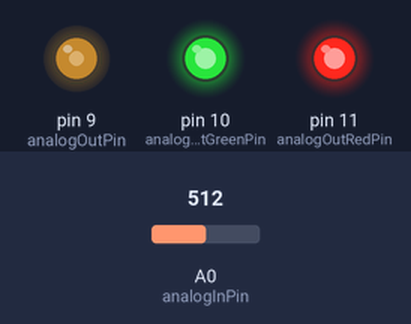
A sketch run on a simulated Arduino Uno, built with avr-gcc and run on an emulated ATmega328P. On the bench: output pins drawn as LEDs (lit = HIGH). The test bench sets the inputs (shaded band); at power-on: A0 (analogInPin) = 512.

Above: at 1.2 s.
1.3 s: A0 (analogInPin) set to 716
At 1.9 s:
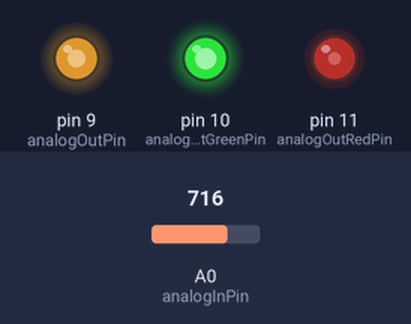
2.8 s: A0 (analogInPin) set to 900
At 4.3 s:
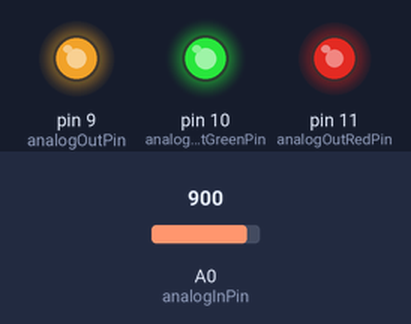
4.6 s: A0 (analogInPin) set to 889
At 4.77 s:
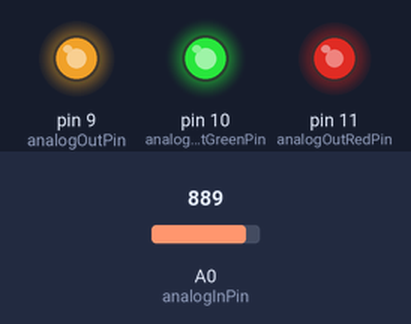
7.0 s: A0 (analogInPin) set to 511
At 8.5 s:
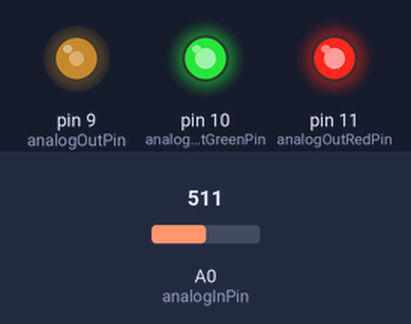
8.8 s: A0 (analogInPin) set to 493
At 8.97 s:
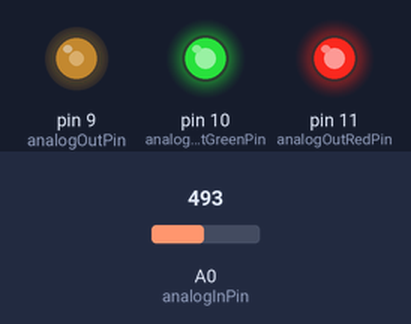
Timing chart, 0 to 11.8 s (numbered marks = the images above; inputs shaded):
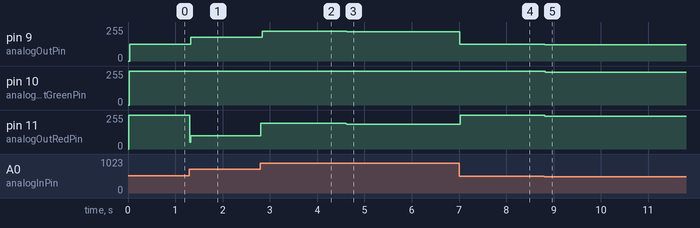

Measured:
- after the input at 1.3 s, pin 9 (analogOutPin): 127/255 → 178/255 at once; pin 10 (analogOutGreenPin): 254/255 → 255/255 at once; pin 11 (analogOutRedPin): 254/255 → 100/255 at once
- after the input at 2.8 s, pin 9 (analogOutPin): 178/255 → 224/255 at once; pin 11 (analogOutRedPin): 100/255 → 192/255 at once
- after the input at 4.6 s, pin 9 (analogOutPin): 224/255 → 221/255 at once; pin 11 (analogOutRedPin): 192/255 → 186/255 at once
- after the input at 7.0 s, pin 9 (analogOutPin): 221/255 → 127/255 at once; pin 10 (analogOutGreenPin): 255/255 → 254/255 at once; pin 11 (analogOutRedPin): 186/255 → 254/255 at once
- after the input at 8.8 s, pin 9 (analogOutPin): 127/255 → 122/255 at once; pin 10 (analogOutGreenPin), pin 11 (analogOutRedPin): 254/255 → 244/255 at once

The sketch:

Sound2Color.ino
```cpp
// Sound2Light

// These constants won't change.  They're used to give names
// to the pins used:
const int analogInPin = A0;  // Analog input pin that the potentiometer is attached to
const int analogOutPin = 9; // Analog output pin that the LED is attached to
const int analogOutRedPin = 11;
const int analogOutGreenPin = 10;
const int analogOutBluePin = 9;

int sensorValue = 0;        // value read from the pot
int outputValue = 0;        // value output to the PWM (analog out)
int index = 0;              // Looping index
double sensorVals[6];       // Array of sensor values
double scalingFactor = 1;

// initialize functions
void advanceStrobe();
void resetChip();
void updateColor( int colorPin, double scalingFactor, double val1, double val2 );
void setColorPwm( int colorPin, double pwm );

void setup() {
  // initialize serial communications at 9600 bps:
  Serial.begin(9600);
}

// Loop over color bins
void loop() {
  //Serial.print(index);
  // read analog
  sensorValue = analogRead(analogInPin);
  // map it to the range of the analog out:
  outputValue = map(sensorValue, 0, 1023, 0, 255);
  //store mapped value
  sensorVals[index] = outputValue;
  // Based on value update different colors
  switch(index){
    case 0: // Nothing
    case 1:
    case 2: updateColor( analogOutRedPin, scalingFactor, sensorVals[1], sensorVals[2] );
    case 3:
    case 4: updateColor( analogOutGreenPin, scalingFactor, sensorVals[3], sensorVals[4] );
    case 5:
    case 6: updateColor( analogOutBluePin, scalingFactor, sensorVals[5], sensorVals[6] );
  }
  // Advance the strobe
  advanceStrobe();
  // Advance the index
  index++;
   // Reset index
  if ( index == 7 ){
    Serial.print( " Resetting index and printing vals " );
    resetChip();
    index = 0;
      Serial.print( " [ " );
    for( int ii = 0; ii < 7; ii++ ){
      //Serial.print( " bin ");
      //Serial.print( ii );
      //Serial.print( " = " );
      Serial.print( sensorVals[ii] );
      if( ii != 6 ){
        Serial.print(", ");
      }
    }
    Serial.print( " ]" );
    Serial.print("\n \n" );
  }
}

void advanceStrobe(){
  // Set strobe to 0 and delay
  int strobe = 0;
  delay(1);
  // Set to one and delay
  strobe = 1;
  delay(1);
  // Make sure you are not overlapping bins
  delay(3);
}

void resetChip(){
  // Set reset to 0 and delay
  int reset = 1;
  delay(1);
  // Set to one and delay
  reset = 0;
  delay(1);
}


// update Color
void updateColor( int colorPin, double scalingFactor, double val1, double val2 ){
// pulse width modulation
double pwm = val1 + val2;
// scale it
pwm *= scalingFactor;
// set red pulse width
setColorPwm( colorPin, pwm );
}


void setColorPwm( int colorPin, double pwm ){
 analogWrite(colorPin, pwm);
}


//// update red
//void updateRed( int redPin, double scalingFactor, double val1, double val2 ){
//// pulse width modulation
//double pwm = val1 + val2;
//// scale it
//pwm *= scalingFactor;
//// set red pulse width
//setRedPwm( redPin, pwm );
//}
//
//
//// update blue
//void updateBlue( double val1, double val2 ){
//// pulse width modulation
//double pwm = val1 + val2;
//// scaling factor for pwm
//double scalingFactor = 1;
//// scale it
//pwm *= scalingFactor;
//// set red pulse width
//setBluePwm( pwm );
//}
//
//
//// update red
//void updateGreen( double val1, double val2 ){
//// pulse width modulation
//double pwm = val1 + val2;
//// scaling factor for pwm
//double scalingFactor = 1;
//// scale it
//pwm *= scalingFactor;
//// set red pulse width
//setGreenPwm( pwm );
//}
//
//void setRedPwm( double pwm ){
// const int analogOutRedPin = 8;
// analogWrite(analogOutRedPin, pwm);
//}
//
//
//void setBluePwm( double pwm )
// const int analogOutBluePin = 9;
// analogWrite(analogOutBluePin, pwm);
//}
//
//void setGreenPwm( double pwm )
// const int analogOutGreenPin = 10;
// analogWrite(analogOutGreenPin, pwm);
//}
```
